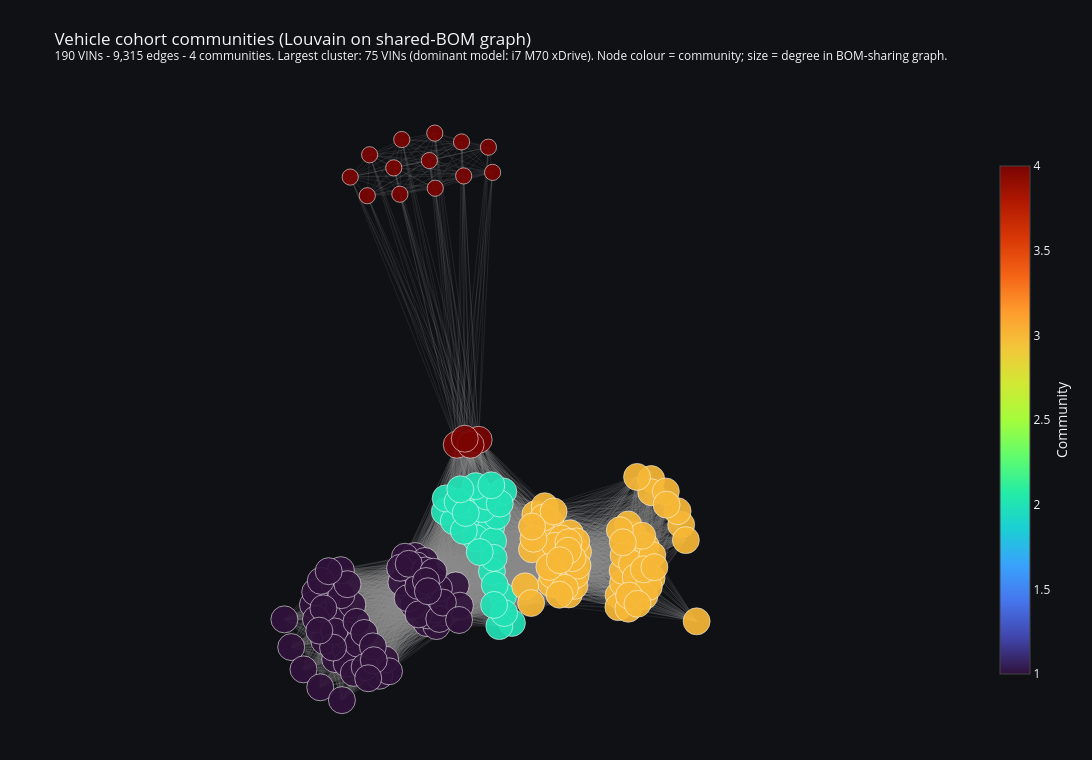

Source (notebook cell):
### Code cell
import networkx as nx

nodes, edges = q7_vehicle_communities_nodes_and_edges()

# Build networkx graph for force-directed layout. Spring layout
# with seed=42 keeps the picture reproducible across runs.
G = nx.Graph()
for _, r in nodes.iterrows():
    G.add_node(r['vin'])
for _, r in edges.iterrows():
    G.add_edge(r['v1'], r['v2'], weight=int(r['shared_boms']))
pos = nx.spring_layout(G, seed=42, k=0.55, iterations=80, weight='weight')

# Edge trace: single Scatter with None-separated segments. Edge
# width and alpha scale with the count of shared BOM nodes so the
# tightest cohort links visually pop.
edge_x, edge_y, edge_alpha, edge_w = [], [], [], []
max_sb = max(edges['shared_boms']) if len(edges) else 1
for _, r in edges.iterrows():
    x0, y0 = pos[r['v1']]
    x1, y1 = pos[r['v2']]
    edge_x.extend([x0, x1, None])
    edge_y.extend([y0, y1, None])
edge_trace = go.Scatter(
    x=edge_x, y=edge_y, mode='lines',
    line=dict(width=0.6, color='rgba(140,140,140,0.25)'),
    hoverinfo='skip', showlegend=False,
)

# Node trace - colour by community, size by degree in the
# BOM-sharing graph, hover-text with every meaningful attribute.
node_x = [pos[v][0] for v in nodes['vin']]
node_y = [pos[v][1] for v in nodes['vin']]
node_color = nodes['community'].tolist()
node_size = (nodes['degree'].clip(lower=1, upper=40) * 0.45 + 9).tolist()
hovertext = [
    f'<b>{r.vin}</b><br>'
    f'{r.model}<br>'
    f'plant: {r.plant} | fuel: {r.fuel}<br>'
    f'mileage: {int(r.mileage):,} km<br>'
    f'community: {r.community} | degree: {int(r.degree)}<br>'
    f'campaigns: {int(r.campaign_count)} | open recalls: {int(r.open_count)}<br>'
    f'accident: {r.accident}'
    for r in nodes.itertuples()
]
node_trace = go.Scatter(
    x=node_x, y=node_y, mode='markers',
    marker=dict(
        size=node_size,
        color=node_color,
        colorscale='Turbo',
        showscale=True,
        colorbar=dict(title=dict(text='Community', side='right'), x=1.02, len=0.8),
        line=dict(width=0.6, color='white'),
        opacity=0.92,
    ),
    text=hovertext, hoverinfo='text', showlegend=False,
)

n_communities = int(nodes['community'].nunique())
biggest = comm_summary.iloc[0]
fig = go.Figure(data=[edge_trace, node_trace])
fig.update_layout(
    title=(
        f'Vehicle cohort communities (Louvain on shared-BOM graph)<br>'
        f"<sup>{len(nodes)} VINs - {len(edges):,} edges - {n_communities} communities. "
        f'Largest cluster: {int(biggest.vins)} VINs (dominant model: {biggest.dominant_model}). '
        f'Node colour = community; size = degree in BOM-sharing graph.</sup>'
    ),
    template='plotly_dark',
    plot_bgcolor='#0f1115', paper_bgcolor='#0f1115',
    xaxis=dict(showgrid=False, zeroline=False, showticklabels=False, scaleanchor='y'),
    yaxis=dict(showgrid=False, zeroline=False, showticklabels=False),
    width=1100, height=760,
    margin=dict(l=10, r=10, t=90, b=10),
)
fig

### Figure 1 — Plotly figure (JSON) as saved in the notebook; plotly's stock layout.template omitted (floating-point values rounded to 4 significant figures; data arrays with more than 128 entries replaced by an {"elided": "..."} marker saying what was removed)
{"data": [{"hoverinfo": "skip", "line": {"color": "rgba(140,140,140,0.25)", "width": 0.6}, "mode": "lines", "showlegend": false, "type": "scatter", "x": {"elided": "27945 float values"}, "y": {"elided": "27945 float values"}}, {"hoverinfo": "text", "marker": {"color": {"elided": "190 int values"}, "colorbar": {"len": 0.8, "title": {"side": "right", "text": "Community"}, "x": 1.02}, "colorscale": [[0.0, "#30123b"], [0.07143, "#4145ab"], [0.1429, "#4675ed"], [0.2143, "#39a2fc"], [0.2857, "#1bcfd4"], [0.3571, "#24eca6"], [0.4286, "#61fc6c"], [0.5, "#a4fc3b"], [0.5714, "#d1e834"], [0.6429, "#f3c63a"], [0.7143, "#fe9b2d"], [0.7857, "#f36315"], [0.8571, "#d93806"], [0.9286, "#b11901"], [1.0, "#7a0402"]], "line": {"color": "white", "width": 0.6}, "opacity": 0.92, "showscale": true, "size": {"elided": "190 float values"}}, "mode": "markers", "showlegend": false, "text": {"elided": "190 str values"}, "type": "scatter", "x": {"elided": "190 float values"}, "y": {"elided": "190 float values"}}], "layout": {"height": 760, "margin": {"b": 10, "l": 10, "r": 10, "t": 90}, "paper_bgcolor": "#0f1115", "plot_bgcolor": "#0f1115", "title": {"text": "Vehicle cohort communities (Louvain on shared-BOM graph)<br><sup>190 VINs - 9,315 edges - 4 communities. Largest cluster: 75 VINs (dominant model: i7 M70 xDrive). Node colour = community; size = degree in BOM-sharing graph.</sup>"}, "width": 1100, "xaxis": {"scaleanchor": "y", "showgrid": false, "showticklabels": false, "zeroline": false}, "yaxis": {"showgrid": false, "showticklabels": false, "zeroline": false}}}
